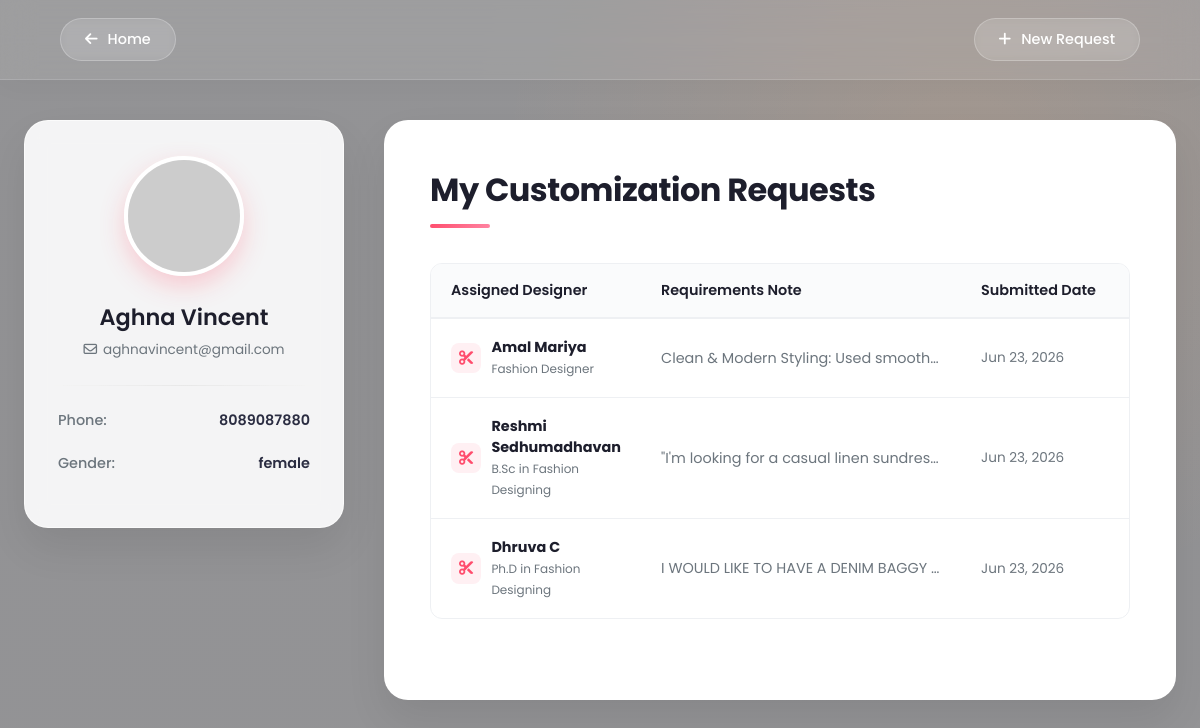
/mycustomizationlist/ (signed in), run on the app's committed database.
### specksapp/models.py (models this page shows)
class Register(models.Model):
    name = models.CharField(max_length=25,null=True,blank=True)
    address = models.CharField(max_length=50,null=True,blank=True)
    Gender_choices =[
        ('M','male'),
        ('F','female'),
        ('O','other')
    ]
    gender = models.CharField(max_length=8,choices=Gender_choices,null=True,blank=True)
    phone = models.IntegerField(null=True,blank=True)
    email = models.EmailField(max_length=100,unique=True)
    password = models.CharField(max_length=25,null=True,blank=True)
    image = models.FileField(upload_to='images/',null=True,blank=True)

class Customization(models.Model):
    user = models.ForeignKey(Register,on_delete=models.CASCADE)
    employee = models.ForeignKey(designer,on_delete=models.CASCADE)
    messege = models.TextField(null=True, blank=True)
    created_at = models.DateTimeField(auto_now_add=True)
    approved_at = models.BooleanField(default=False)
    rejected_at = models.BooleanField(default=False)

class designer(models.Model):
    name = models.CharField(max_length=25,null=True,blank=True)
    age = models.IntegerField(null=True,blank=True)
    qualification = models.CharField(max_length=25,null=True,blank=True)
    Gender_choices =[
        ('M','male'),
        ('F','female'),
        ('O','other')
    ]
    gender = models.CharField(max_length=8,choices=Gender_choices,null=True,blank=True)
    phone = models.IntegerField(null=True,blank=True)
    email = models.EmailField(max_length=100,unique=True,null=True,blank=True)
    password = models.CharField(max_length=25,null=True,blank=True)
    user = models.ForeignKey(shopowner_register,on_delete=models.CASCADE,null=True,blank=True)

### specksapp/views.py (the view)
# urls.py: path('mycustomizationlist/',views.mycustomizationlist,name='mycustomizationlist'),
def mycustomizationlist(request):
    if 'email' not in request.session:
        return redirect('Login')
    email = request.session.get('email')
    try:
        user = models.Register.objects.get(email=email)
    except models.Register.DoesNotExist:
        return redirect('Login')
    customize = models.Customization.objects.filter(user=user).order_by('-created_at')
    return render(request, 'mycustomizationlist.html', {
        'user': user,
        'customize': customize,
    })

### specksapp/templates/mycustomizationlist.html (shortened to what this page needs)
<!DOCTYPE html>
<html lang="en">
<head>
    <link rel="stylesheet" href="https://cdnjs.cloudflare.com/ajax/libs/font-awesome/6.4.0/css/all.min.css">
</head>
<body>
    <header class="nav-header">
        <a href="/home/" class="btn-nav">
            <i class="fa-solid fa-arrow-left"></i> Home
        </a>
        <a href="/addcustomization/" class="btn-nav">
            <i class="fa-solid fa-plus"></i> New Request
        </a>
    </header>
    <main class="main-container">
        <section class="profile-card">
            <div class="profile-img-container">
                {% if user.image %}
                    <img src="{{ user.image.url }}" alt="{{ user.name }}">
                {% else %}
                    <img src="https://ui-avatars.com/api/?name={{ user.name }}&background=ff4d6d&color=fff&size=128" alt="User Profile">
                {% endif %}
            </div>
            <h3>{{ user.name|default:"Client User" }}</h3>
            <p><i class="fa-regular fa-envelope"></i> {{ user.email }}</p>
            <div class="info-divider"></div>
            <div class="info-row">
                <span>Phone:</span>
                <span>{{ user.phone|default:"N/A" }}</span>
            </div>
            <div class="info-row">
                <span>Gender:</span>
                <span>{{ user.get_gender_display|default:"N/A" }}</span>
            </div>
        </section>
        <section class="list-card">
            <h2>My Customization Requests</h2>
            <div class="table-responsive">
                <table>
                    <thead>
                        <tr>
                            <th>Assigned Designer</th>
                            <th>Requirements Note</th>
                            <th>Submitted Date</th>
                            <th>Status Badge</th>
                        </tr>
                    </thead>
                    <tbody>
                        {% for item in customize %}
                            <tr>
                                <td>
                                    <div class="designer-meta">
                                        <i class="fa-solid fa-scissors"></i>
                                        <div>
                                            <strong style="display:block; color:#1d1e2c;">{{ item.employee.name }}</strong>
                                            <span style="font-size:0.75rem; color:var(--text-muted);">{{ item.employee.qualification|default:"Expert" }}</span>
                                        </div>
                                    </div>
                                </td>
                                <td>
                                    <div class="message-text" onclick="alert('Full Instructions:\n\n{{ item.messege|escapejs }}')">
                                        {{ item.messege }}
                                    </div>
                                </td>
                                <td style="color: var(--text-muted); font-size: 0.85rem;">
                                    {{ item.created_at|date:"M d, Y" }}
                                </td>
                                <td>
                                </td>
                            </tr>
                        {% endfor %}
                    </tbody>
                </table>
            </div>
        </section>
    </main>
</body>
</html>

### specksapp/templates/mycustomizationlist.html (style rules this page uses)
:root { --primary: #ff4d6d; --primary-hover: #ff758f; --primary-dark: #c9184a; --bg-glass-card: rgba(255, 255, 255, 0.9); --text-main: #2b2d42; --text-muted: #6c757d; --border-color: rgba(224, 224, 224, 0.6); --grad-accent: linear-gradient(135deg, #ff4d6d, #ff85a2); --shadow-premium: 0 20px 40px rgba(0, 0, 0, 0.08); --color-pending: #f39c12; --bg-pending: #fef5e7; --color-approved: #2ecc71; --bg-approved: #eafaf1; --color-rejected: #e74c3c; --bg-rejected: #fdedec; }
* { box-sizing: border-box; margin: 0; padding: 0; font-family: 'Poppins', sans-serif; }
body { background: radial-gradient(circle at 80% 20%, rgba(255, 177, 109, 0.15), transparent 40%), linear-gradient(rgba(15, 15, 20, 0.45), rgba(15, 15, 20, 0.45)), url('https://images.unsplash.com/photo-1558769132-cb1aea458c5e?q=80&w=1974&auto=format&fit=crop') no-repeat center center fixed; background-size: cover; color: var(--text-main); min-height: 100vh; padding-bottom: 60px; display: flex; flex-direction: column; }
.nav-header { display: flex; justify-content: space-between; align-items: center; background: rgba(255, 255, 255, 0.1); padding: 18px 5%; box-shadow: 0 4px 30px rgba(0, 0, 0, 0.03); backdrop-filter: blur(16px); -webkit-backdrop-filter: blur(16px); border-bottom: 1px solid rgba(255, 255, 255, 0.15); position: sticky; top: 0; z-index: 1000; }
.btn-nav { display: inline-flex; align-items: center; justify-content: center; gap: 10px; text-decoration: none; color: #ffffff; font-weight: 500; font-size: 0.9rem; transition: all 0.4s cubic-bezier(0.165, 0.84, 0.44, 1); padding: 10px 24px; border-radius: 40px; border: 1px solid rgba(255, 255, 255, 0.25); background: rgba(255, 255, 255, 0.08); backdrop-filter: blur(5px); }
.main-container { max-width: 1200px; width: 100%; margin: auto; padding: 40px 24px; display: grid; grid-template-columns: 320px 1fr; gap: 40px; flex: 1; }
.profile-card { background: var(--bg-glass-card); padding: 35px 25px; border-radius: 24px; box-shadow: var(--shadow-premium); text-align: center; height: fit-content; border: 1px solid rgba(255, 255, 255, 0.6); backdrop-filter: blur(10px); }
.profile-img-container { width: 120px; height: 120px; margin: 0 auto 24px; border-radius: 50%; overflow: hidden; border: 4px solid #ffffff; box-shadow: 0 10px 25px rgba(255, 77, 109, 0.25); }
.profile-img-container img { width: 100%; height: 100%; object-fit: cover; }
.profile-card h3 { font-size: 1.4rem; color: #1d1e2c; font-weight: 600; margin-bottom: 6px; }
.profile-card p { font-size: 0.85rem; color: var(--text-muted); margin-bottom: 25px; display: flex; align-items: center; justify-content: center; gap: 6px; }
.info-divider { height: 1px; background: linear-gradient(to right, transparent, var(--border-color), transparent); margin: 20px 0; }
.info-row { display: flex; justify-content: space-between; align-items: center; font-size: 0.9rem; margin-bottom: 14px; padding: 4px 8px; }
.info-row span:first-child { color: var(--text-muted); font-weight: 500; }
.info-row span:last-child { font-weight: 600; color: var(--text-main); }
.list-card { background: #ffffff; padding: 45px; border-radius: 24px; box-shadow: var(--shadow-premium); border: 1px solid rgba(255, 255, 255, 0.8); overflow: hidden; }
.list-card h2 { font-size: 2rem; font-weight: 700; margin-bottom: 35px; color: #1d1e2c; letter-spacing: -0.5px; }
.list-card h2::after { content: ''; display: block; width: 60px; height: 4px; background: var(--grad-accent); border-radius: 4px; margin-top: 10px; }
.table-responsive { width: 100%; overflow-x: auto; border-radius: 12px; border: 1px solid #eef0f3; }
table { width: 100%; border-collapse: collapse; text-align: left; font-size: 0.9rem; }
th { background: #fafbfc; color: #1d1e2c; font-weight: 600; padding: 16px 20px; border-bottom: 2px solid #eef0f3; white-space: nowrap; }
td { padding: 18px 20px; border-bottom: 1px solid #eef0f3; color: var(--text-main); vertical-align: middle; }
tr:last-child td { border-bottom: none; }
.designer-meta { display: flex; align-items: center; gap: 10px; }
.designer-meta i { color: var(--primary); background: #fff0f3; padding: 8px; border-radius: 8px; font-size: 0.9rem; }
.message-text { max-width: 280px; white-space: nowrap; overflow: hidden; text-overflow: ellipsis; color: var(--text-muted); cursor: pointer; }

### data on the page
Register: name "Aghna Vincent", email "aghnavincent@gmail.com", phone "8089087880", gender "female"
Customization: employee.name "Amal Mariya", employee.qualification "Fashion Designer", messege "Clean & Modern Styling: Used smooth…", created_at "Jun 23, 2026"
Customization: employee.name "Reshmi Sedhumadhavan", employee.qualification "B.Sc in Fashion Designing", messege "\"I'm looking for a casual linen sundres…", created_at "Jun 23, 2026"
Customization: employee.name "Dhruva C", employee.qualification "Ph.D in Fashion Designing", messege "I WOULD LIKE TO HAVE A DENIM BAGGY…", created_at "Jun 23, 2026"
